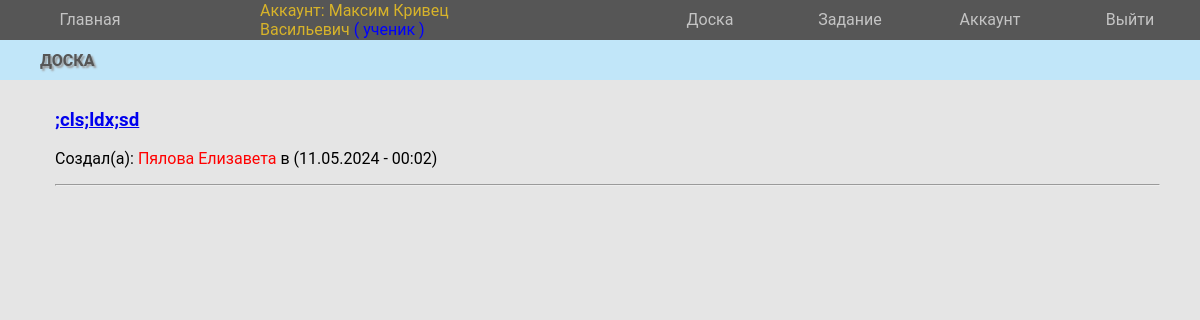
/board/ (signed in), run on the app's committed database.
### teacher_student/models.py (models this page shows, shortened)
class CustomUser(AbstractUser):
    TEACHER = 'teacher'
    STUDENT = 'student'
    ROLE_CHOICES = [
        (TEACHER, 'Учитель'),
        (STUDENT, 'Ученик'),
    ]
    username = models.CharField(verbose_name='Логин', max_length=50, unique=True)
    fio = models.CharField(verbose_name='ФИО', help_text='Полностью', max_length=200)
    role = models.CharField(verbose_name='Роль', max_length=10, choices=ROLE_CHOICES)
    class Meta:
        verbose_name = 'Пользователь'
        verbose_name_plural = 'Пользователь'
        ordering = 'fio',
    def __str__(self):
        return self.fio

class Board(models.Model):
    title = models.CharField(verbose_name='Заголовок', max_length=100)
    description = models.TextField(verbose_name='Описание')
    created_at = models.DateTimeField(verbose_name='Время создания', auto_now_add=True)
    created_by = models.ForeignKey(CustomUser, verbose_name='Кто создал запись', on_delete=models.CASCADE)
    class Meta:
        verbose_name = 'Доска'
        verbose_name_plural = 'Доска'
        ordering = 'title',

### teacher_student/views.py (the view)
# urls.py: path('board/', board, name='board'),
@login_required
def board(request):
    boards = Board.objects.all()
    unread_count = Task.objects.filter(read=False, assigned_to=request.user).count()
    return render(request, 'board.html', {'boards': boards, 'unread_count': unread_count})

### templates/board.html (shortened to what this page needs)
{% extends 'base.html' %}
{% block content %}
    <div class="title_page">Доска</div>
    <div class="home_page">
        <ul>
            {% for board in boards %}
                <h3><a href="{% url 'board_detail' board.id %}">{{ board.title }}</a></h3>
                <p>Создал(а): <span style="color: red"> {{ board.created_by }} </span>в ({{ board.created_at|date:"d.m.Y - H:i" }})</p>
                <hr>
            {% endfor %}
        </ul>
    </div>
{% endblock %}

### templates/base.html (shortened to what this page needs)
{% load static %}
<!DOCTYPE html>
<html lang="en">
<head>
    <link rel="stylesheet" type="text/css" href="{% static 'style.css' %}">
</head>
<body>
<nav>
    <div class="left">
        <a class="nav-link" data-target="home" href="{% url 'home' %}">Главная</a>
        {% if user.is_authenticated %}
            <span class="user-info">Аккаунт: {{ user.fio }}
            <span style="color: blue">
                ({% if user.role == user.TEACHER %}
                    учитель
                {% elif user.role == user.STUDENT %}
                    ученик
                {% endif %})
            </span>
            </span>
        {% endif %}
    </div>
    <div class="right">
        {% if user.is_authenticated %}
            <a class="nav-link" data-target="account" href="{% url 'board' %}">Доска</a>
            <a class="nav-link" data-target="account" href="{% url 'task' %}">Задание</a>
            <a class="nav-link" data-target="account" href="{% url 'user_account' user.id %}">Аккаунт</a>
            <a class="nav-link" data-target="logout" href="{% url 'user_logout' %}">Выйти</a>
        {% endif %}
    </div>
</nav>
<div class="content">
    {% block content %}
    {% endblock %}
</div>
</body>
</html>

### static/style.css (style rules this page uses)
body { width: 100vw; box-sizing: border-box; margin: 0; padding: 0; background-color: rgba(0, 0, 0, 0.1); font-family: "Roboto", "Helvetica", "Arial", sans-serif; overflow-x: hidden; }
nav { overflow: hidden; display: flex; height: 40px; align-items: center; position: fixed; top: 0; left: 0; width: 100%; background-color: #565656; z-index: 1000; }
.content { max-width: 100%; padding-top: 20px; margin-bottom: 50px; }
nav .left { display: flex; align-items: center; margin-right: auto; }
nav .right { display: flex; align-items: center; }
.left a { margin-left: 20px; }
nav a { min-width: 100px; text-align: center; font-size: 1rem; line-height: 1.5; font-weight: 400; text-decoration: none; color: rgb(196, 196, 196); padding: 0 20px; }
.nav-link { padding: 0 20px; color: rgb(196, 196, 196); }
.user-info { padding: 0 100px; color: #d7b32a; }
.home_page { padding: 10px 40px; }
.title_page { display: flex; max-width: 100%; height: 40px; background: #c1e6f9; margin-top: 20px; align-items: center; padding: 0 40px; font-size: 1rem; font-weight: bold; text-transform: uppercase; color: #565656; text-shadow: 2px 2px 2px #999999; }
ul { list-style-type: none; padding: 0; }
ul { height: 100%; padding: 0px 0px 0px 15px; }

### data on the page
CustomUser: fio "Максим Кривец Васильевич"
Board: title ";cls;ldx;sd", created_by "Пялова Елизавета", created_at "11.05.2024 - 00:02"
